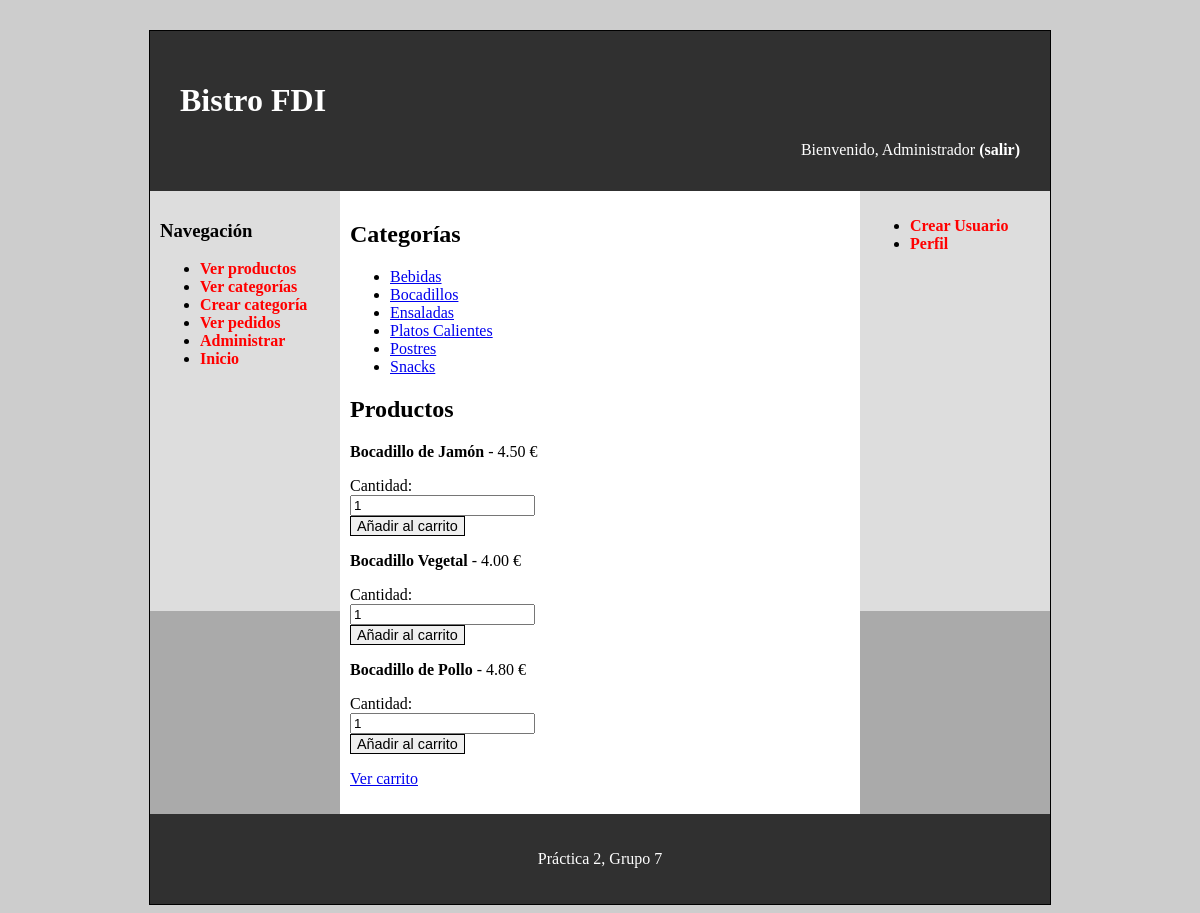
Screenshot of /includes/views/pages/pedido.php?categoria=2 (signed in) with the database file from the repository.
### tables this page shows
CREATE TABLE `categorias` (
  `id` int(11) NOT NULL,
  `nombre` varchar(100) NOT NULL,
  `descripcion` text NOT NULL,
  `imgCategoriaProd` varchar(255) DEFAULT NULL
);

CREATE TABLE `productos` (
  `id` int(11) NOT NULL,
  `nombreProd` varchar(150) NOT NULL,
  `descripcion` text NOT NULL,
  `categoria_id` int(11) NOT NULL,
  `precio` decimal(10,2) NOT NULL,
  `iva` enum('4','10','21') NOT NULL,
  `stock` int(11) DEFAULT 0,
  `disponible` tinyint(1) DEFAULT 1,
  `ofertado` tinyint(1) DEFAULT 0,
  `fechaCreacion` datetime DEFAULT current_timestamp()
);

### includes/class/Categoria.php (called while the page is built, shortened)
<?php
class Categoria
{
    public static function listar()
    {
        $conn = Aplicacion::getInstance()->getConexionBd();
        $sql = "SELECT id, nombre, descripcion, imgCategoriaProd
                FROM categorias
                ORDER BY nombre";
        $rs = $conn->query($sql);
        $categorias = [];
        if ($rs) {
            while ($fila = $rs->fetch_assoc()) {
                $categorias[] = $fila;
            }
        }
        return $categorias;
    }
}

### includes/views/pages/pedido.php (the view, shortened to what this page needs)
<?php
$conn = es\ucm\fdi\aw\Aplicacion::getInstance()->getConexionBd();
$contenidoPrincipal = "<h2>Categorías</h2>";
$categorias = Categoria::listar();
$contenidoPrincipal .= "<ul>";
foreach ($categorias as $categoria){
$contenidoPrincipal .= "
<li>
<a href='pedido.php?categoria={$categoria['id']}'>
{$categoria['nombre']}
</a>
</li>
";
}
$contenidoPrincipal .= "</ul>";
if(isset($_GET['categoria'])){
$idCategoria = (int) $_GET['categoria'];
$query = "SELECT id, nombreProd, precio
          FROM productos
          WHERE categoria_id = $idCategoria
          AND disponible = 1";
$res = $conn->query($query);
$contenidoPrincipal .= "<h2>Productos</h2>";
while($fila = $res->fetch_assoc()){
$contenidoPrincipal .= "
<p>
<b>{$fila['nombreProd']}</b> - {$fila['precio']} €
</p>
<form action='añadirCarrito.php' method='GET'>
<input type='hidden' name='id' value='{$fila['id']}'>
Cantidad:
<input type='number' name='cantidad' value='1' min='1'>
<button type='submit'>Añadir al carrito</button>
</form>
";
}
}
$contenidoPrincipal .= "<p><a href='carrito.php'>Ver carrito</a></p>";
require __DIR__ . '/plantilla.php';

### css/estilo.css (style rules this page uses)
body { background-color: #CDCDCD; }
input { display: block; }
button, a.boton { border: 1px solid black; font-size: 0.9em; font-family: Arial; font-weight: 400; }

### rows the page displays
categorias: nombre "Bebidas"
categorias: nombre "Bocadillos"
categorias: nombre "Ensaladas"
categorias: nombre "Platos Calientes"
categorias: nombre "Postres"
categorias: nombre "Snacks"
productos: nombreProd "Bocadillo de Jamón", precio "4.50"
productos: nombreProd "Bocadillo Vegetal", precio "4.00"
productos: nombreProd "Bocadillo de Pollo", precio "4.80"

### other values shown
$_SESSION['nombre'] "Administrador"
